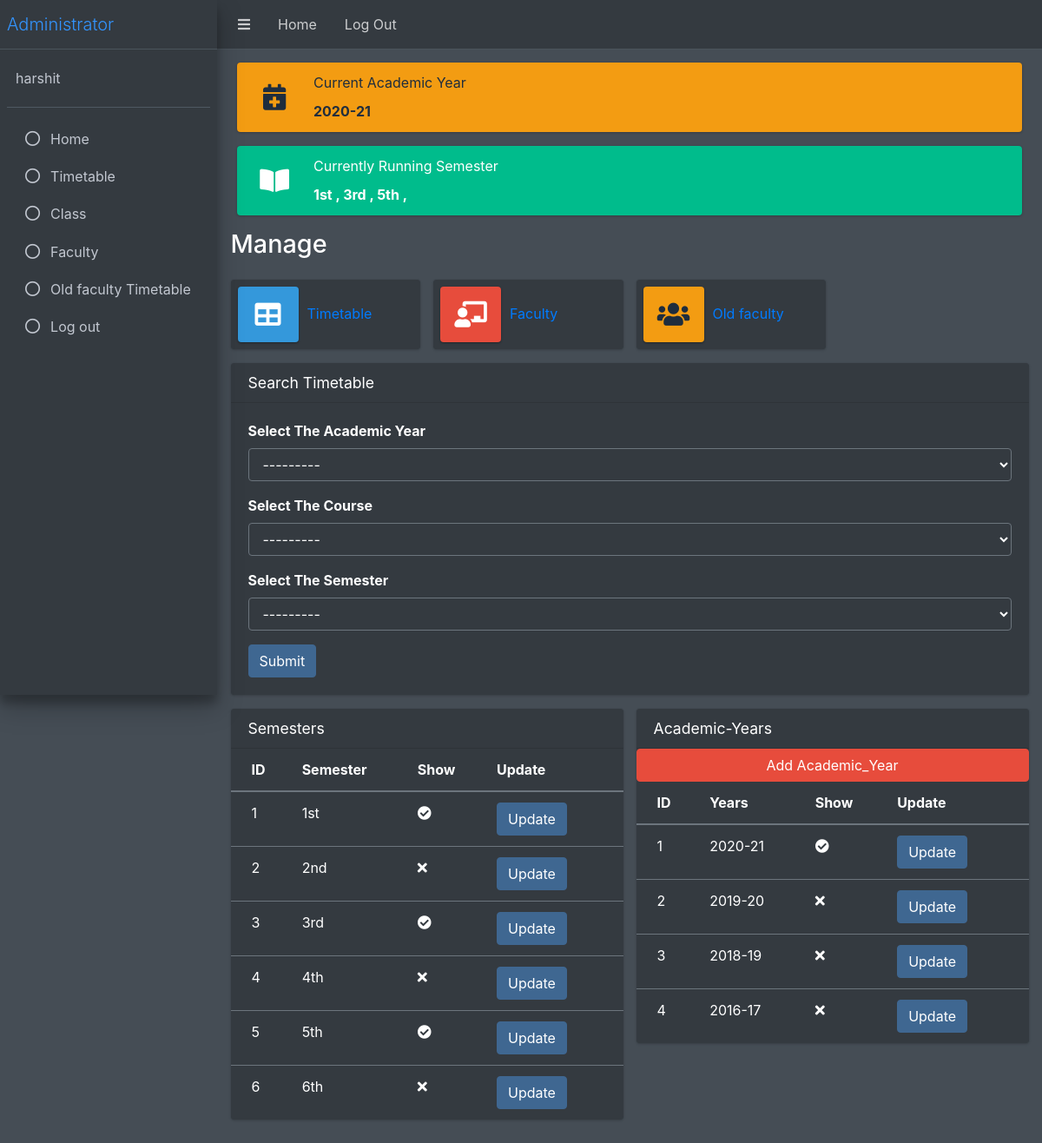
/Admin-Panel/ (signed in), run on the app's committed database.
### webapp/models.py (models this page shows)
class year(models.Model):
    academic_year = models.CharField(max_length=100, default="2019-20", verbose_name="Academic Year")
    show = models.BooleanField(verbose_name="Tick if this is the current year")
    def __str__(self):
        return str(self.academic_year)

class sem(models.Model):
    semester = models.CharField(max_length=100, choices=SEM_CHOICES, default='1st', null=True,
                                verbose_name="Choose Semester")
    show1 = models.BooleanField(verbose_name="Tick if this is the current going semester")
    def __str__(self):
        return str(self.semester)

### webapp/views.py (the view)
# urls.py: path('Admin-Panel/', admin_homepage, name="check"),
@login_required(login_url='/Login_User')
def admin_homepage(request):
    if request.method == "POST":
        s1 = search_form1(request.POST)
        if s1.is_valid():
            ac = request.POST['acad_yr']
            cn = request.POST['CourseName']
            cv = Course.objects.get(id=cn)
            sm = request.POST['Sem']
            matrix = [[' ' for i in range(10)] for j in range(len(DAYS_CHOICES))]
            for k, l in enumerate(DAYS_CHOICES):
                t = 0
                for j in range(10):
                    if j == 0:
                        matrix[k][0] = l[0]
                    else:
                        try:
                            matrix[k][j] = table2.objects.filter(choose__course_name=cn, choose__academic_year1=ac,
                                                                 choose__sem1=sm,
                                                                 day=l[0], time=TIME_CHOICES[t][0])
                        except table2.DoesNotExist:
                            pass
                        t = t + 1
            tg = TIME_CHOICES
            s = sem.objects.all()
            a = year.objects.all()
            messages.success(request, "Searched Results:")
            return render(request, 'Search_Timetable.html',
                          context={'matrix': matrix, 'cv': cv, 'tg': tg, 'sm': sm, 'ac': ac, 's': s, 'a': a})
        else:
            messages.error(request, "Not Found anything")
            s1 = search_form1()
            s = sem.objects.all()
            a = year.objects.all()
            return render(request, 'Admin-Panel.html', context={'s1': s1, 's': s, 'a': a})
    else:
        s1 = search_form1()
        s = sem.objects.all()
        a = year.objects.all()
        return render(request, 'Admin-Panel.html', context={'s1': s1, 's': s, 'a': a})

### webapp/forms.py
class search_form1(forms.Form):
    fields = ('acad_yr', 'CourseName', 'Sem')
    acad_yr = forms.ModelChoiceField(queryset=year.objects.all(),
                                     widget=forms.Select(attrs={'class': "form-control", 'placeholder': "Choose",
                                                                }),
                                     required=True)
    CourseName = forms.ModelChoiceField(queryset=Course.objects.all(),
                                        widget=forms.Select(attrs={'class': "form-control", 'placeholder': "Choose",
                                                                   }),
                                        required=True)
    Sem = forms.ModelChoiceField(queryset=sem.objects.all(),
                                 widget=forms.Select(attrs={'class': "form-control", 'placeholder': "Choose",
                                                            }),
                                 required=True)

### webapp/models.py (called while the page is built)
    def __str__(self):
        return str(self.course_name)

### webapp/templates/Admin-Panel.html (shortened to what this page needs)
{% load static %}
    <!DOCTYPE html>
<html lang="en">
<head>
    <link rel="stylesheet" href="https://cdnjs.cloudflare.com/ajax/libs/font-awesome/5.15.3/css/all.min.css" />
    <link rel="stylesheet" href="{% static  'dataTables.bootstrap4.min.css' %} ">
    <link rel="stylesheet" href="{% static  'responsive.bootstrap4.min.css' %} ">
    <link rel="stylesheet" href="{% static  'buttons.bootstrap4.min.css' %}">
    <link rel="stylesheet" href="{% static  'adminlte.min.css' %} ">
    <link rel="stylesheet" href="{% static  'all.min.css' %} ">
    <link rel="stylesheet" href="{% static  'OverlayScrollbars.min.css' %} ">
</head>
<body class="hold-transition dark-mode sidebar-mini layout-fixed layout-navbar-fixed layout-footer-fixed">
    <div class="wrapper">
        <nav class="main-header navbar navbar-expand navbar-dark">
            <ul class="navbar-nav">
                <li class="nav-item">
                    <a class="nav-link" data-widget="pushmenu" href="#" role="button"><i class="fas fa-bars"></i></a>
                </li>
                <li class="nav-item d-none d-sm-inline-block">
                    <a href="/Admin-Panel" class="nav-link">Home</a>
                </li>
                <li class="nav-item d-none d-sm-inline-block">
                    <a href="/Logout_User/" class="nav-link">Log Out</a>
                </li>
            </ul>
        </nav>
        <aside class="main-sidebar sidebar-dark-primary elevation-4">
            <a href="/Admin-Panel" class="brand-link">
                <span class="brand-text font-weight-light">Administrator</span>
            </a>
            <div class="sidebar">
                <div class="user-panel mt-3 pb-3 mb-3 d-flex">
                    <div class="info">
                        <a href="/Add_User" class="d-block"> {{request.user}}</a>
                    </div>
                </div>
                <nav class="mt-2">
                    <ul class="nav nav-pills nav-sidebar flex-column" data-widget="treeview" role="menu" data-accordion="false">
                        <li class="nav-item menu-open">
                            <ul class="nav nav-treeview">
                                <li class="nav-item">
                                    <a href="/Admin-Panel" class="nav-link">
                                        <i class="far fa-circle nav-icon"></i>
                                        <p>Home</p>
                                    </a>
                                </li>
                                <li class="nav-item">
                                    <a href="/Create_Class" class="nav-link">
                                        <i class="far fa-circle nav-icon"></i>
                                        <p>Timetable</p>
                                    </a>
                                </li>
                                <li class="nav-item">
                                    <a href="/Create_Class" class="nav-link ">
                                        <i class="far fa-circle nav-icon"></i>
                                        <p>Class</p>
                                    </a>
                                </li>
                                <li class="nav-item">
                                    <a href="/Create_Faculty" class="nav-link">
                                        <i class="far fa-circle nav-icon"></i>
                                        <p>Faculty</p>
                                    </a>
                                </li>
                                <li class="nav-item">
                                    <a href="/Search_old_faculty_timetable" class="nav-link">
                                        <i class="far fa-circle nav-icon"></i>
                                        <p>Old faculty Timetable</p>
                                    </a>
                                </li>
                                <li class="nav-item">
                                    <a href="/Logout_User/" class="nav-link">
                                        <i class="far fa-circle nav-icon"></i>
                                        <p>Log out</p>
                                    </a>
                                </li>
                            </ul>
                        </li>
                </nav>
            </div>
        </aside>
{% block content %}
        <div class="content-wrapper">
            <div class="content-header">
                <div class="container-fluid">
                    <div class="col-md-12">
                        <div class="info-box mb-3 bg-warning">
                            <span class="info-box-icon"><i class="fas fa-calendar-plus"></i></span>
                            <div class="info-box-content">
                                <span class="info-box-text">Current Academic Year</span>
                                {% for f in a %}
                                {% if f.show == True %}
                                <span class="info-box-number">{{ f.academic_year }}</span>
                                {% endif %}
                                {% endfor %}
                            </div>
                        </div>
                        <div class="info-box mb-3 bg-success">
                            <span class="info-box-icon"><i class="fa fa-book-open"></i></span>
                            <div class="info-box-content">
                                <span class="info-box-text">Currently Running Semester</span>
                                <span class="info-box-number">{% for d in s %} {% if d.show1 == True %}{{ d.semester }} , {% endif %}{% endfor %} </span>
                            </div>
                        </div>
                    </div>
                    <div class="row mb-2">
                        <div class="col-sm-6">
                            <h1 class="m-0">Manage</h1>
                        </div>
                    </div>
                </div>
            </div>
            <section class="content">
                <div class="container-fluid">
                    <div class="row">
                        <div class="col-12 col-sm-6 col-md-3">
                            <div class="info-box">
                                <span class="info-box-icon bg-info elevation-1"><i class="fas fa-table"></i></span>
                                <div class="info-box-content">
                                    <span class="info-box-text"><a href="/Create_Class">Timetable</a></span>
                                </div>
                            </div>
                        </div>
                        <div class="col-12 col-sm-6 col-md-3">
                            <div class="info-box mb-3">
                                <span class="info-box-icon bg-danger elevation-1"><i class="fas fa-chalkboard-teacher"></i></span>
                                <div class="info-box-content">
                                    <span class="info-box-text"><a href="/Create_Faculty">Faculty</a></span>
                                </div>
                            </div>
                        </div>
                        <div class="col-12 col-sm-6 col-md-3">
                            <div class="info-box mb-3">
                                <span class="info-box-icon bg-warning elevation-1"><i class="fas fa-users"></i></span>
                                <div class="info-box-content">
                                    <span class="info-box-text"><a href="/Search_old_faculty_timetable">Old faculty</a></span>
                                </div>
                            </div>
                        </div>
                    </div>
                    <div class="row">
                        <div class="col-md-12">
                            <div class="card">
                                <div class="card-header">
                                    <h5 class="card-title">Search Timetable</h5>
                                </div>
                                <div class="card-body">
                                    <div class="row">
                                        <div class="col-md-12">
                                            <form action="" method='post'>
                                                <div class="form-group">
    <label for="id_acad_yr">Select The Academic Year</label>
   {{ s1.acad_yr }}
  </div>
                                                 <div class="form-group">
    <label for="id_CourseName">Select The Course</label>
   {{ s1.CourseName }}
  </div>
                                                  <div class="form-group">
    <label for="id_Sem">Select The Semester</label>
   {{ s1.Sem }}
  </div>
 <button class="btn btn-primary" type="submit">Submit</button>
                                            </form>
                                        </div>
                                    </div>
                                </div>
                            </div>
                        </div>
                    </div>
                    <div class="row">
                        <div class="col-md-6">
                            <div class="card">
                                <div class="card-header">
                                    <h3 class="card-title">Semesters</h3>
                                </div>
                                <div class="card-body table-responsive p-0">
                                    <table class="table table-hover text-nowrap">
                                        <thead>
                                            <tr>
                                                <th>ID</th>
                                                <th>Semester</th>
                                                <th>Show</th>
                                                <th>Update</th>
                                            </tr>
                                        </thead>
                                        <tbody>
                                        {% for d in s %}
                                            <tr>
                                                <td>{{ forloop.counter }}</td>
                                                <td>{{ d.semester }}</td>
                                                <td>{% if d.show1 == True  %}<i class="fas fa-check-circle"></i>{% else %}<i class="fas fa-times"></i>{% endif %}</td>
                                                  <td><a href="/Update_Semester/{{ d.id }}" class="btn btn-primary ">Update</a></td>
                                            </tr>
                                        {% endfor %}
                                        </tbody>
                                    </table>
                                </div>
                            </div>
                        </div>
                        <div class="col-md-6">
                            <div class="card">
                                <div class="card-header">
                                    <h3 class="card-title">Academic-Years</h3>
                                </div>
                                <a href="/Create_Academic_Year" class="btn btn-danger ">Add Academic_Year</a>
                                <div class="card-body table-responsive p-0">
                                    <table class="table table-hover text-nowrap">
                                        <thead>
                                            <tr>
                                                <th>ID</th>
                                                <th>Years</th>
                                                <th>Show</th>
                                                <th>Update</th>
                                            </tr>
                                        </thead>
                                        <tbody>
                                         {% for f in a %}
                                            <tr>
                                                <td>{{ forloop.counter }}</td>
                                                <td>{{ f.academic_year }}</td>
                                                  <td>{% if f.show == True  %}<i class="fas fa-check-circle"></i>{% else %}<i class="fas fa-times"></i>{% endif %}</td>
                                                 <td><a href="/Update_Academic_Year/{{ f.id }}" class="btn btn-primary ">Update</a></td>
                                            </tr>
                                         {% endfor %}
                                        </tbody>
                                    </table>
                                </div>
                            </div>
                        </div>
                    </div>
                </div>
        </div>
    </div>
{% endblock %}
</body>
</html>

### data on the page
year: academic_year "2020-21", show True (drawn)
sem: semester "1st", show1 True (drawn)
sem: semester "3rd", show1 True (drawn)
sem: semester "5th", show1 True (drawn)
sem: semester "2nd", show1 False (drawn)
sem: semester "4th", show1 False (drawn)
sem: semester "6th", show1 False (drawn)
year: academic_year "2019-20", show False (drawn)
year: academic_year "2018-19", show False (drawn)
year: academic_year "2016-17", show False (drawn)

### other printed values
{{ request.user }} "harshit"
